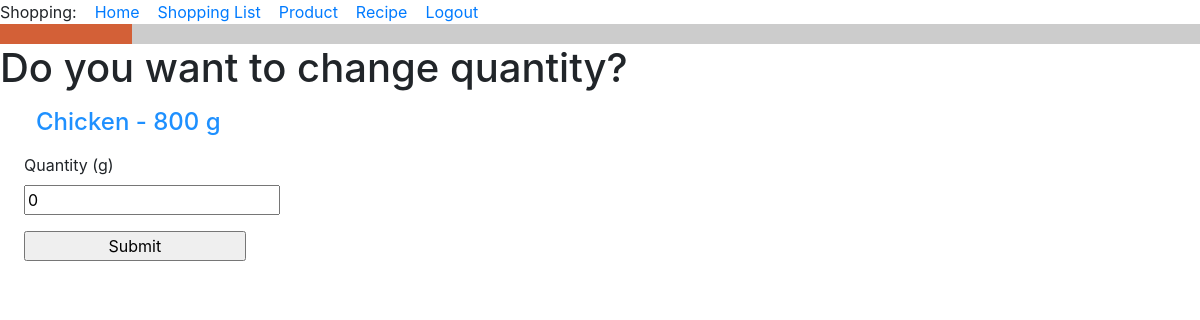
Before: /change_quantity_item/27/27 (signed in) with the older database file.
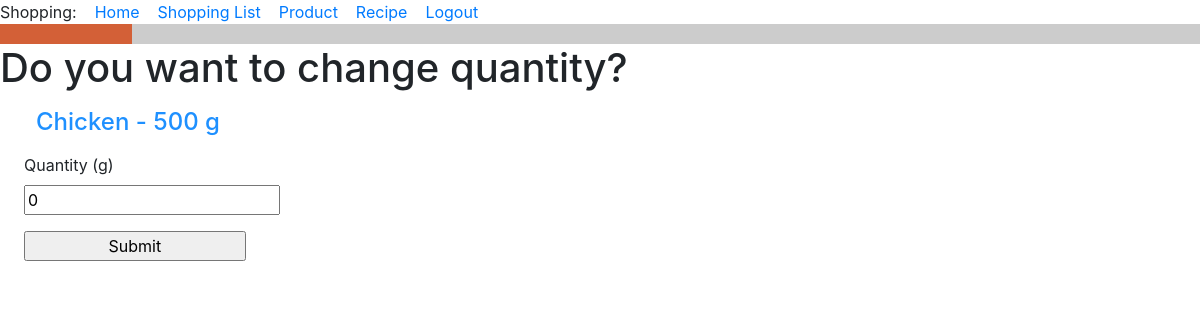
After: the same page with the newer database file.
### food_app/models.py (models this page shows, shortened)
class Product(db.Model):
    id = db.Column(db.Integer, primary_key=True)
    title = db.Column(db.String(256), index=True, unique=True, nullable=False)
    type_of_product = db.Column(db.String(120))
    unit_of_measure = db.Column(db.String(120))
    def __str__(self):
        return f'{self.title}'.capitalize()  # Big first letter only.

class ShoppingListItem(db.Model):
    id = db.Column(db.Integer, primary_key=True)
    shopping_list_id = db.Column(db.ForeignKey('shopping_list.id', ondelete='CASCADE'), nullable=False)
    product_id = db.Column(db.ForeignKey('product.id'))
    product = db.relationship('Product')
    quantity = db.Column(db.Integer, default=0)
    unit_of_measure = db.Column(db.String(120))
    is_buyed = db.Column(db.Boolean, default=False)
    def __str__(self):
        return f'{self.product} - {self.quantity} {self.unit_of_measure}'

### food_app/routes.py (the view)
@app.route('/change_quantity_item/<shopping_list_id>/<item_id>', methods=['GET', 'POST'])
@login_required
def change_quantity_item(shopping_list_id, item_id):
    item = ShoppingListItem.query.filter_by(id=item_id).first()
    form = ChangeQuantityItemForm()
    if request.method == 'GET':
        return render_template("change_quantity_item.html", title='Do you want to change quantity?', item=item,
                               form=form)
    if form.validate_on_submit():
        item.quantity = form.quantity.data
        db.session.commit()
        return redirect(url_for('edit_shopping_list', shopping_list_id=shopping_list_id))

### food_app/forms.py
class ChangeQuantityItemForm(FlaskForm):
    quantity = IntegerField('Quantity', default=0)
    submit = SubmitField('                 Submit                 ')

### food_app/models.py (called while the page is built)
@login.user_loader
def load_user(id):
    return User.query.get(int(id))

### food_app/templates/change_quantity_item.html (shortened to what this page needs)
{% extends "base.html" %}
{% block content %}
<h1>Do you want to change quantity? </h1>
<h4><div><p><p style="margin-left:1.5em"><font color="#1e90ff">{{ item }}</font></p></div></h4>
  <form action="" method="post">
        <p>
            <p style="margin-left:1.5em">{{ form.quantity.label }} ({{ item.unit_of_measure }})<br>
            {{ form.quantity }}<br>
        </p>
        <p><p style="margin-left:1.5em">{{ form.submit() }}</p>
    </form></p>
{% endblock %}

Changed rows visible on the page:
changed through a linked row, Product: title.unit_of_measure "Chicken - 800 g" → "Chicken - 500 g"
